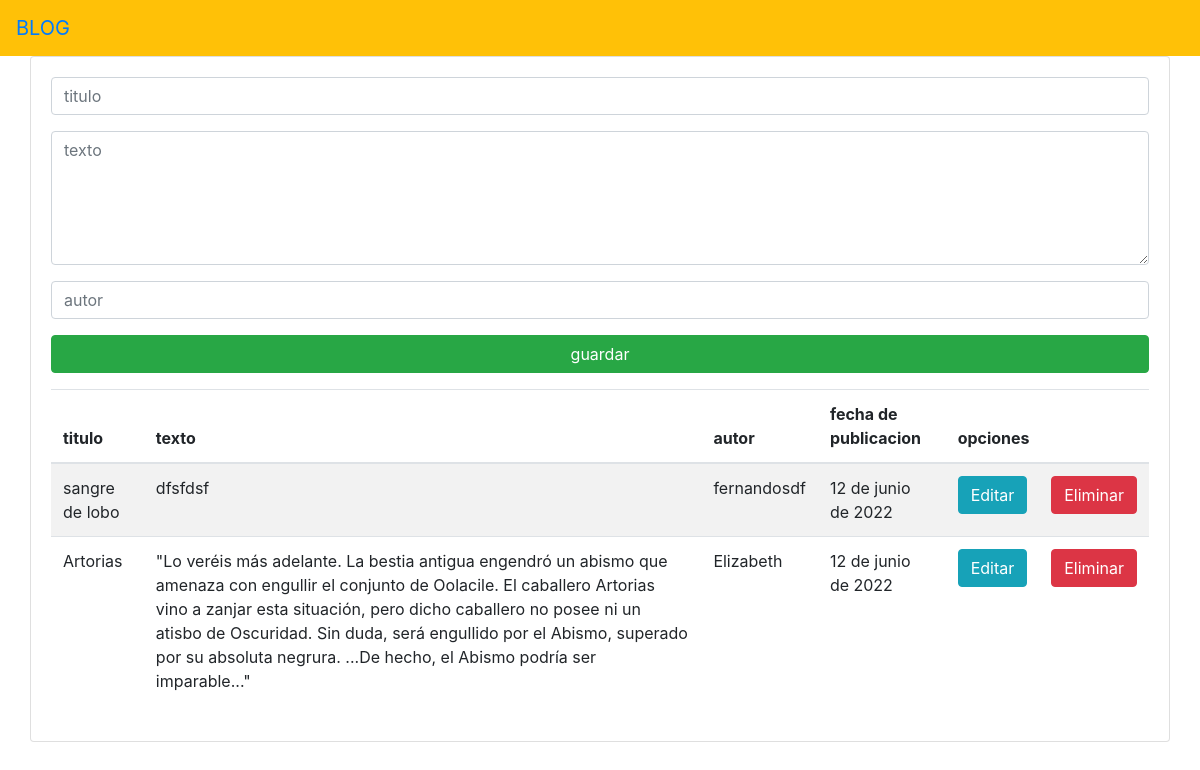
Before: / with the older database file.
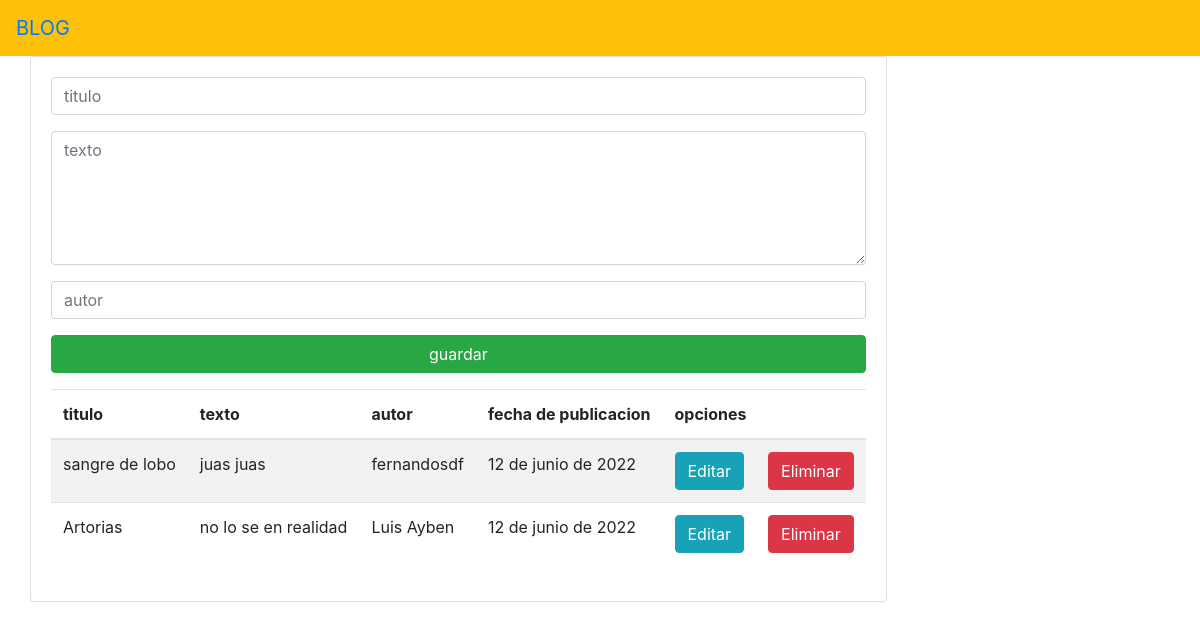
After: the same page with the newer database file.
### aplicacion/blog/models.py (models this page shows, shortened)
class blog(models.Model):
    titulo = models.CharField(max_length=200)
    texto = models.TextField()
    autor = models.CharField(max_length=200)
    fecha_de_cargar = models.DateField(auto_now=True)

### aplicacion/blog/views.py (the view)
# urls.py: 2. Add a URL to urlpatterns:  path('', views.home, name='home')
def home(request):
	b=blog.objects.all()
	return render(request, "index.html",{"blog":b})

### aplicacion/blog/templates/index.html
{% extends "./base.html" %}
{% block body %}
<div class ="row">
        <div class="card">
            <div class="card-body">
                <form action="/registrar/" method="POST">{% csrf_token %}
                    <div class="form-group">
                        <input type="text" id="titulotxt" name="titulotxt" class="form-control" placeholder="titulo"
                            maxlength="50" required>
                    </div>
		    <div class="form-group">
			<textarea cols="40" rows="5" id="textotxt" name="textotxt" class="form-control" placeholder="texto"
                            maxlength="500" required></textarea>
                    </div>
		    <div class="form-group">
                        <input type="text" id="autortxt" name="autortxt" class="form-control" placeholder="autor"
                          maxlength="50" required>
                    </div>
		    <div class="form-group">
                       <button type ="submit" class="btn btn-success btn-block text-white">guardar</button>
                    </div>
<div class="table-responsive">
	<table class="table table-striped">
		<thead>
			<tr>
				<th> titulo </th>
				<th> texto </th>
				<th> autor</th>
				<th> fecha de publicacion </th>
				<th colspan="2"> opciones </th>
			</tr>
		</thead>
		<tbody>
			{% for c in blog %}
			<tr>
                         <td>{{c.titulo}}</td>
			 <td>{{c.texto}}</td>
			 <td>{{c.autor}}</td>
			 <td>{{c.fecha_de_cargar}}</td>
			 <td><a href="modificar/{{c.titulo}}" class="btn btn-info">Editar</a></td>
                         <td><a href="eliminar/{{c.titulo}}" class="btn btn-danger">Eliminar</a></td>
			</tr>
			{%endfor%}
		</tbody>
	</table>
</div>
</div>
{% endblock %}

### aplicacion/blog/templates/base.html (shortened to what this page needs)
<!DOCTYPE html>
<html lang="en">
<head>
	<link rel="stylesheet" href="https://cdn.jsdelivr.net/npm/bootstrap@4.0.0/dist/css/bootstrap.min.css">
</head>
<body>
	<nav class="navbar navbar-expand-lg navbar-blue bg-warning">
  <a class="navbar-brand" href="#">BLOG</a>
</nav>
<div class="container">
	{% block body %}
	{% endblock %}
  </div>
</body>
</html>

Changed rows visible on the page:
changed blog "sangre de lobo": texto "dfsfdsf" → "juas juas"
changed blog "Artorias": texto "\"Lo veréis más adelante. La bestia antigua engendró un abismo que amenaza con engullir el conjunto de Oolacile. El caballero Artorias vino a zanjar esta situación, pero dicho caballero no posee ni un atisbo de Oscuridad. Sin duda, será engullido por el Abismo, superado por su absoluta negrura. ...De hecho, el Abismo podría ser imparable...\"" → "no lo se en realidad"; autor "Elizabeth" → "Luis Ayben"
